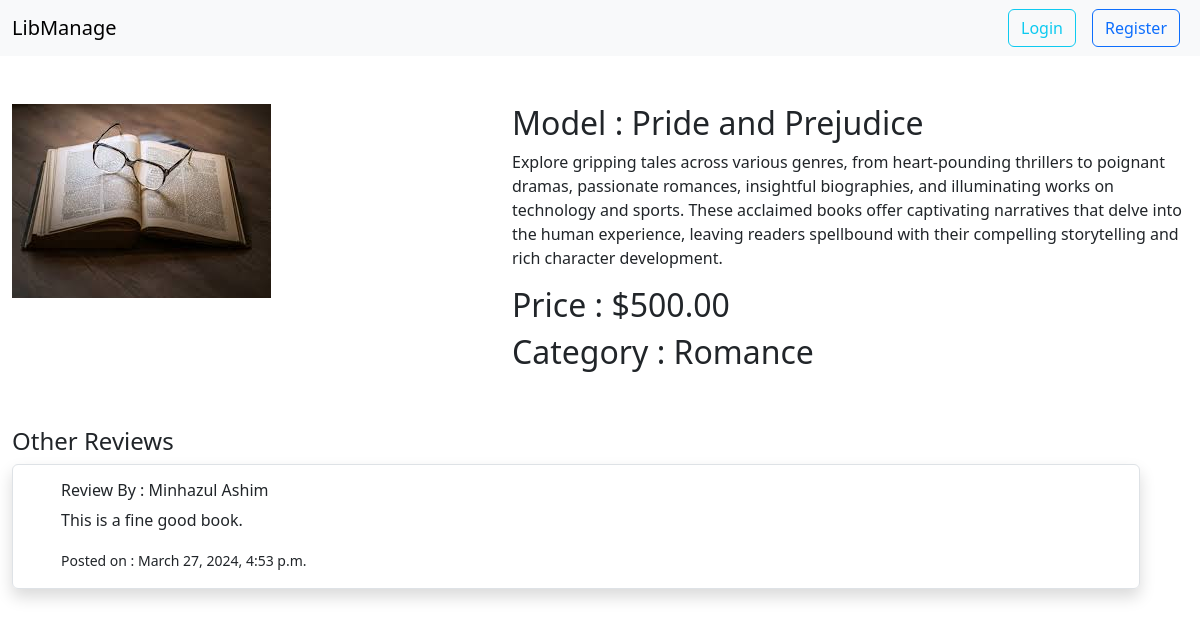
The app's page /book/5/ with its own data.
### book/models.py (models this page shows)
class Book(models.Model) :
    title = models.CharField(max_length=25);
    description = models.CharField(max_length=500);
    image = models.ImageField(upload_to='uploads/media/', blank=True, null=True);
    price = models.DecimalField(decimal_places=2, max_digits=12);
    category=models.ForeignKey(Category, related_name='category', on_delete=models.CASCADE)

### category/models.py (models this page shows)
class Category(models.Model) :
    name = models.CharField(max_length=20);

### review/models.py (models this page shows)
class Review(models.Model) :
    book = models.ForeignKey(Book, on_delete=models.CASCADE, related_name="review");
    user = models.ForeignKey(User, on_delete=models.CASCADE, related_name="user")
    name = models.CharField(max_length = 30);
    review = models.CharField(max_length = 150);
    createdAt = models.DateTimeField(auto_now_add = True);

### book/views.py (the view)
# urls.py: path('<int:pk>/', views.BookDetailView.as_view(), name='detailPage'),
class BookDetailView(DetailView):
    model = Book
    pk_url_kwarg = 'pk'
    template_name = 'bookDetail.html'
    context_object_name = 'book'
    def get_context_data(self, **kwargs):
        context = super().get_context_data(**kwargs)
        context['form'] = ReviewForm()
        context['reviews'] = Review.objects.filter(book=context['book'])
        context['canReview'] = False
        if self.request.user.is_authenticated:
            try:
                borrow = Borrow.objects.get(book=context['book'], user=self.request.user)
                context['canReview'] = True
            except Borrow.DoesNotExist:
                pass
        return context

### book/templates/bookDetail.html (shortened to what this page needs)
{% extends 'base.html' %}
{% load crispy_forms_tags %}
{% block content %}
<div class="container-fluid my-5">
    <div class="row">
    <div class="col-5">
      <img src="/media/{{book.image.url}}" class="img-fluid object-fit-contain" alt="" />
    </div>
    <div class="col-7">
      <h2>Model : {{book.title}}</h2>
      <p>
        {{book.description}}
      </p>
      <h2>Price : ${{book.price}}</h2>
      <h2>Category : {{book.category.name}}</h2>
    </div>
    <div class="d-flex mt-5">
        <div class=" flex-grow-1">
            <h4>Other Reviews</h4>
            <div class="me-5">
                {% for review in reviews %}
                <div class="border rounded shadow px-5 py-3 my-2">
                    <h6>Review By : {{review.name}}</h6>
                    <p>{{review.review}}</p>
                    <small>Posted on : {{review.createdAt}}</small>
                </div>
              {% endfor %}
            </div>
        </div>
    </div>
  </div>
</div>
{% endblock %}

### records on screen
Book: image (picture), title "Pride and Prejudice", description "Explore gripping tales across various genres, from heart-pounding thrillers to poignant dramas, passionate romances, insightful biographies, and illuminating works on technology and sports. These acclaimed books offer captivating narratives that delve into the human experience, leaving readers spellbound with their compelling storytelling and rich character development.", price "500.00", category.name "Romance"
Review: name "Minhazul Ashim", review "This is a fine good book.", createdAt "March 27, 2024, 4:53 p.m."
